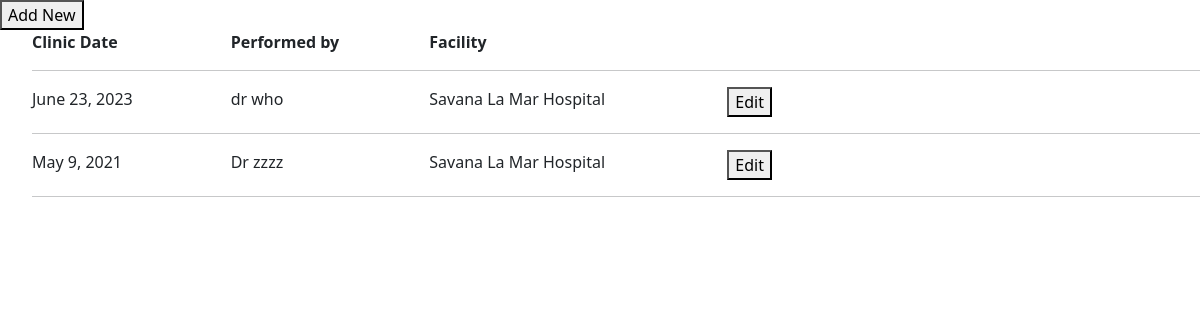
/client/social_list/1/, run on the app's committed database.
### prep_app/models.py (models this page shows, shortened)
class SocialHistory(TSIS2BaseModel):
    client = models.ForeignKey("Client", blank=False, null=False, on_delete=models.PROTECT)
    performed_by =  models.CharField(max_length=255, blank=True, null=True)
    facility = models.ForeignKey("Facility", blank=False, null=False, on_delete=models.PROTECT)
    date = models.DateField(blank=False, null=False)
    living_with = models.ForeignKey("LivingWithCode", blank=False, null=False, related_name='socialhistory_living_with', on_delete=models.PROTECT)
    living_with_other = models.CharField(max_length=255, blank=True, null=True)
    house_type = models.ForeignKey("HousingTypeCode", blank=False, null=False, related_name='socialhistory_house_type', on_delete=models.PROTECT)
    house_type_other = models.CharField(max_length=255, blank=True, null=True)
    family_coping = models.TextField(blank=True, null=True)
    electricity = models.ForeignKey("YesNoCode", blank=False, null=False, related_name='socialhistory_electricity', on_delete=models.PROTECT)
    water_supply = models.ForeignKey("YesNoCode", blank=False, null=False, related_name='socialhistory_water_supply', on_delete=models.PROTECT)
    toilet = models.ForeignKey("YesNoCode", blank=False, null=False, related_name='socialhistory_toilet', on_delete=models.PROTECT)
    toilet_location = models.ForeignKey("ToiletLocationCode", blank=False, null=False, on_delete=models.PROTECT)
    toilet_location_other = models.CharField(max_length=255, blank=True, null=True)
    children_under_15 = models.IntegerField(blank=True, null=True)
    num_persons_in_household = models.IntegerField(blank=True, null=True)
    pets_and_animals = models.CharField(max_length=255, blank=True, null=True)
    principal_caregiver = models.CharField(max_length=255, blank=True, null=True)
    hiv_status_disclosed_to = models.CharField(max_length=255, blank=True, null=True, verbose_name="HIV status disclosed to")
    financial_support = models.ForeignKey("FinancialSupportCode", blank=False, null=False, related_name='socialhistory_financial_support', on_delete=models.PROTECT)
    financial_support_other = models.CharField(max_length=255, blank=True, null=True)
    hobbies = models.CharField(max_length=255, blank=True, null=True)
    overseas_travel = models.ForeignKey("YesNoCode", blank=False, null=False, related_name='socialhistory_overseas_travel', on_delete=models.PROTECT)
    deported = models.ForeignKey("YesNoCode", blank=False, null=False, related_name='socialhistory_deported', on_delete=models.PROTECT)
    deported_country = models.CharField(max_length=255, blank=True, null=True)
    use_marijuana = models.ForeignKey("FrequencyCode", blank=False, null=False, related_name='socialhistory_use_marijuana', on_delete=models.PROTECT)
    use_marijuana_other = models.CharField(max_length=255, blank=True, null=True)
    use_alcohol = models.ForeignKey("FrequencyCode", blank=False, null=False, related_name='socialhistory_use_alcohol', on_delete=models.PROTECT)
    use_alcohol_other = models.CharField(max_length=255, blank=True, null=True)
    use_cigarettes = models.ForeignKey("FrequencyCode", blank=False, null=False, related_name='socialhistory_use_cigarettes', on_delete=models.PROTECT)
    use_cigarettes_other = models.CharField(max_length=255, blank=True, null=True)
    use_crack_cocaine = models.ForeignKey("FrequencyCode", blank=False, null=False, related_name='socialhistory_use_crack_cocaine', on_delete=models.PROTECT)
    use_crack_cocaine_other = models.CharField(max_length=255, blank=True, null=True)
    use_inhalants = models.ForeignKey("FrequencyCode", blank=False, null=False, related_name='socialhistory_use_iinhalants', on_delete=models.PROTECT)
    use_inhalants_other = models.CharField(max_length=255, blank=True, null=True)
    use_ivdu = models.ForeignKey("FrequencyCode", blank=False, null=False, verbose_name="use IVDU", related_name='socialhistory_use_ivdu', on_delete=models.PROTECT)
    use_ivdu_other = models.CharField(max_length=255, blank=True, null=True)
    use_other_substances = models.ForeignKey("FrequencyCode", blank=False, null=False, related_name='socialhistory_use_other_substances', on_delete=models.PROTECT)
    use_other_other = models.CharField(max_length=255, blank=True, null=True)
    notes = models.TextField(blank=True, null=True)
    class Meta(object):
        default_permissions = ('add', 'change', 'delete', 'view', 'list')
        ordering = ['-date']
        verbose_name_plural = 'Social histories'

class Facility(TSIS2BaseModel):
    name = models.CharField(max_length=255, blank=False, null=False)
    code = models.CharField(max_length=255, blank=False, null=False, unique=True)
    lab_ref_code = models.CharField(max_length=255, blank=True, null=True, verbose_name='LAB reference code')
    address1 = models.CharField(max_length=255, blank=True, null=True)
    parish = models.ForeignKey("Parish", blank=False, null=False,
                               related_name='facility_parish', on_delete=models.PROTECT)
    organization = models.ForeignKey("Organization", blank=False, null=False, related_name="facility_organization", on_delete=models.PROTECT)

### prep_app/views.py (the view)
# urls.py: path('social_list/<int:client_id>/', social_list, name='social_list'),
def social_list(request, client_id):
    client = get_object_or_404(Client, pk=client_id)
    social = SocialHistory.objects.filter(client_id=client_id)
    return render(request, 'social_list.html', {'social': social, 'client_id': client_id})

### prep_app/base_model.py (called while the page is built)
    def get_queryset(self):
        if self.include_deleted:
            return TSIS2BaseQuerySet(self.model)
        return TSIS2BaseQuerySet(self.model).filter(deleted_at=None)

### prep_project/templates/social_list.html (shortened to what this page needs)
{% load widget_tweaks %}
{% load bootstrap5 %}
{% bootstrap_css %}
{% load crispy_forms_tags %}
</head>
{% block content %}
<div class="col-md-4">  <button onclick="popup2({{ client.id }})">Add New</button>  </div>
<ul>
  <b><div class="row">
        <div class="col-md-2"> Clinic Date</div>
        <div class="col-md-2">  Performed by </div>
        <div class="col-md-3"> Facility </div>
        <div class="col-md-2">  </div>
        <div class="col-md-3">  </div>
  </div> </b>
<hr>
{% for soc in social %}
<div class="row">
    <div class="col-md-2">  {{ soc.date }}</div>
    <div class="col-md-2">  {{ soc.performed_by }}</div>
    <div class="col-md-3">  {{ soc.facility.name }}</div>
    <div class="col-md-2"> <button onclick="popup({{ soc.id }})">Edit</button>  </div>
    <div class="col-md-3">  </div>
  </div>
  <hr>
{% endfor %}
</ul>
{% endblock %}

### data on the page
SocialHistory: date "June 23, 2023", performed_by "dr who", facility.name "Savana La Mar Hospital"
SocialHistory: date "May 9, 2021", performed_by "Dr zzzz", facility.name "Savana La Mar Hospital"
